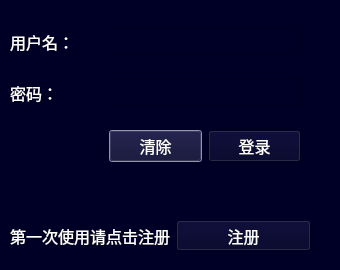
<?xml version="1.0" encoding="UTF-8"?>
<ui version="4.0">
 <class>Dialog</class>
 <widget class="QDialog" name="Dialog">
  <property name="geometry">
   <rect>
    <x>0</x>
    <y>0</y>
    <width>340</width>
    <height>270</height>
   </rect>
  </property>
  <property name="sizePolicy">
   <sizepolicy hsizetype="Ignored" vsizetype="Ignored">
    <horstretch>0</horstretch>
    <verstretch>0</verstretch>
   </sizepolicy>
  </property>
  <property name="minimumSize">
   <size>
    <width>340</width>
    <height>270</height>
   </size>
  </property>
  <property name="maximumSize">
   <size>
    <width>340</width>
    <height>270</height>
   </size>
  </property>
  <property name="windowTitle">
   <string>登录</string>
  </property>
  <property name="styleSheet">
   <string notr="true">color: rgb(255, 255, 255);
border-color: rgb(255, 7, 23);
background-color: rgb(0, 0, 39);
gridline-color: rgb(85, 85, 127);
selection-color: rgb(255, 107, 39);
selection-background-color: rgb(225, 219, 255);</string>
  </property>
  <widget class="QWidget" name="layoutWidget">
   <property name="geometry">
    <rect>
     <x>10</x>
     <y>10</y>
     <width>291</width>
     <height>171</height>
    </rect>
   </property>
   <layout class="QGridLayout" name="gridLayout">
    <item row="0" column="0">
     <widget class="QLabel" name="label">
      <property name="font">
       <font>
        <pointsize>12</pointsize>
       </font>
      </property>
      <property name="text">
       <string>用户名：</string>
      </property>
     </widget>
    </item>
    <item row="1" column="0">
     <widget class="QLabel" name="label_2">
      <property name="font">
       <font>
        <pointsize>12</pointsize>
       </font>
      </property>
      <property name="text">
       <string>密码：</string>
      </property>
     </widget>
    </item>
    <item row="1" column="1" colspan="2">
     <widget class="QLineEdit" name="password">
      <property name="font">
       <font>
        <pointsize>12</pointsize>
       </font>
      </property>
      <property name="mouseTracking">
       <bool>true</bool>
      </property>
      <property name="inputMethodHints">
       <set>Qt::ImhDialableCharactersOnly|Qt::ImhDigitsOnly|Qt::ImhEmailCharactersOnly|Qt::ImhFormattedNumbersOnly|Qt::ImhHiddenText|Qt::ImhLatinOnly|Qt::ImhLowercaseOnly|Qt::ImhNoAutoUppercase|Qt::ImhNoPredictiveText|Qt::ImhSensitiveData|Qt::ImhUppercaseOnly|Qt::ImhUrlCharactersOnly</set>
      </property>
      <property name="echoMode">
       <enum>QLineEdit::Password</enum>
      </property>
     </widget>
    </item>
    <item row="2" column="1">
     <widget class="QPushButton" name="loginclearButton">
      <property name="font">
       <font>
        <pointsize>12</pointsize>
       </font>
      </property>
      <property name="text">
       <string>清除</string>
      </property>
     </widget>
    </item>
    <item row="2" column="2">
     <widget class="QPushButton" name="loginsubmitButton">
      <property name="font">
       <font>
        <pointsize>12</pointsize>
       </font>
      </property>
      <property name="styleSheet">
       <string notr="true"/>
      </property>
      <property name="text">
       <string>登录</string>
      </property>
     </widget>
    </item>
    <item row="0" column="1" colspan="2">
     <widget class="QLineEdit" name="username">
      <property name="font">
       <font>
        <pointsize>12</pointsize>
       </font>
      </property>
      <property name="inputMask">
       <string/>
      </property>
      <property name="text">
       <string/>
      </property>
      <property name="maxLength">
       <number>20</number>
      </property>
      <property name="cursorPosition">
       <number>0</number>
      </property>
     </widget>
    </item>
   </layout>
  </widget>
  <widget class="QWidget" name="layoutWidget">
   <property name="geometry">
    <rect>
     <x>10</x>
     <y>220</y>
     <width>301</width>
     <height>31</height>
    </rect>
   </property>
   <layout class="QHBoxLayout" name="horizontalLayout">
    <item>
     <widget class="QLabel" name="label_3">
      <property name="font">
       <font>
        <pointsize>12</pointsize>
       </font>
      </property>
      <property name="text">
       <string>第一次使用请点击注册</string>
      </property>
     </widget>
    </item>
    <item>
     <widget class="QPushButton" name="user_register">
      <property name="maximumSize">
       <size>
        <width>16777215</width>
        <height>16777215</height>
       </size>
      </property>
      <property name="sizeIncrement">
       <size>
        <width>0</width>
        <height>0</height>
       </size>
      </property>
      <property name="font">
       <font>
        <pointsize>12</pointsize>
       </font>
      </property>
      <property name="text">
       <string>注册</string>
      </property>
     </widget>
    </item>
   </layout>
  </widget>
  <widget class="QLabel" name="userloginwaringlabel">
   <property name="geometry">
    <rect>
     <x>51</x>
     <y>190</y>
     <width>201</width>
     <height>20</height>
    </rect>
   </property>
   <property name="styleSheet">
    <string notr="true">color: rgb(255, 0, 0);
font: 12pt &quot;新宋体&quot;;</string>
   </property>
   <property name="text">
    <string/>
   </property>
  </widget>
 </widget>
 <resources/>
 <connections/>
</ui>
